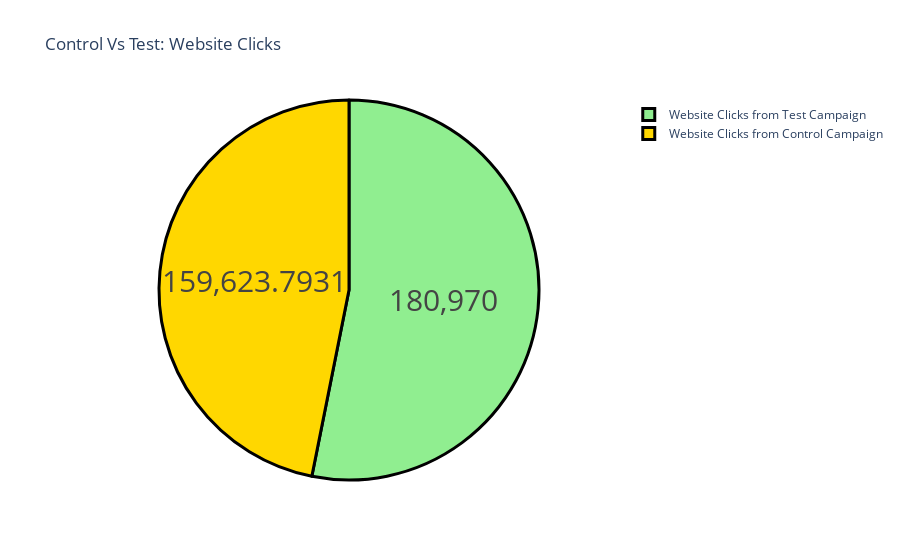

The cell this chart's notebook holds for it:
### Markdown cell above
### Control Vs Test: Website Clicks

### Code cell
label = ["Website Clicks from Control Campaign", 
         "Website Clicks from Test Campaign"]
counts = [sum(control_data["Website Clicks"]), 
          sum(test_data["Website Clicks"])]
colors = ['gold','lightgreen']
fig = go.Figure(data=[go.Pie(labels=label, values=counts)])
fig.update_layout(title_text='Control Vs Test: Website Clicks')
fig.update_traces(hoverinfo='label+percent', textinfo='value', 
                  textfont_size=30,
                  marker=dict(colors=colors, 
                              line=dict(color='black', width=3)))
fig.show()

### Figure 1 — Plotly figure (JSON) as saved in the notebook; plotly's stock layout.template omitted (floating-point values rounded to 4 significant figures)
{"data": [{"hoverinfo": "label+percent", "labels": ["Website Clicks from Control Campaign", "Website Clicks from Test Campaign"], "marker": {"colors": ["gold", "lightgreen"], "line": {"color": "black", "width": 3}}, "textfont": {"size": 30}, "textinfo": "value", "type": "pie", "values": [159600.0, 180970]}], "layout": {"title": {"text": "Control Vs Test: Website Clicks"}}}
